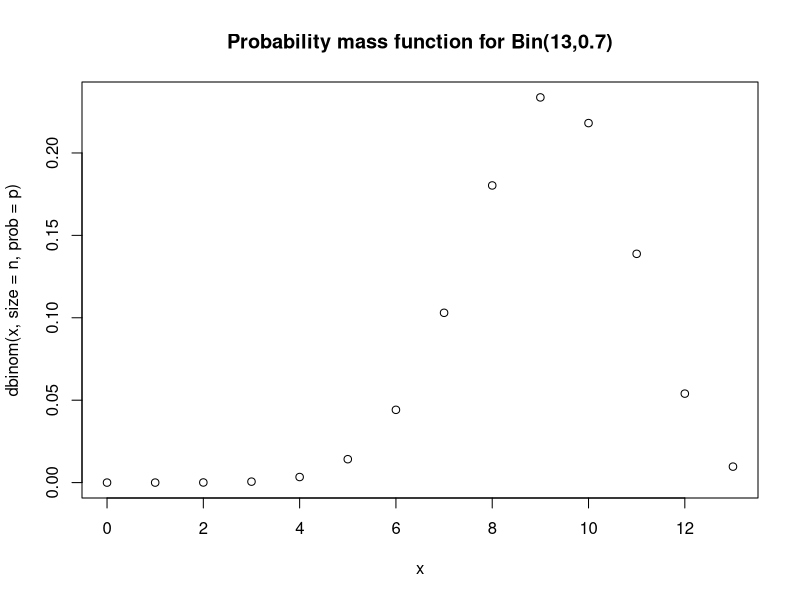
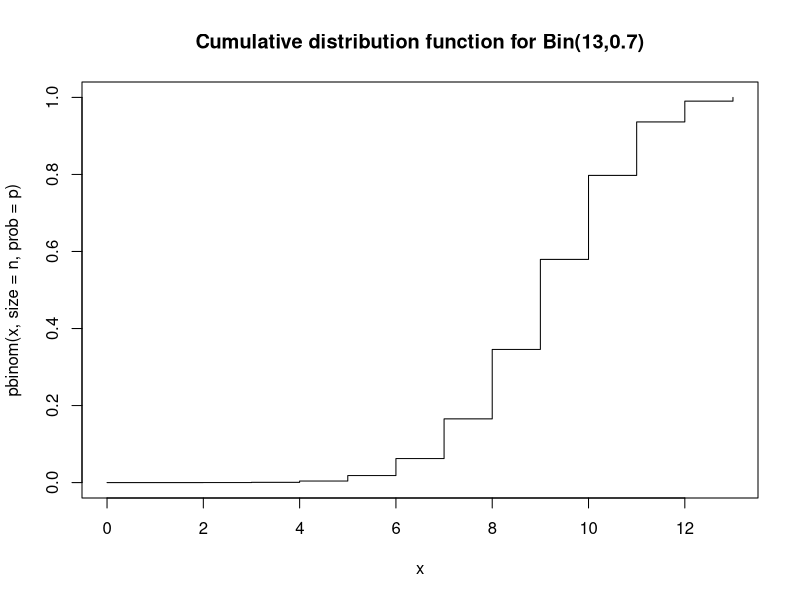
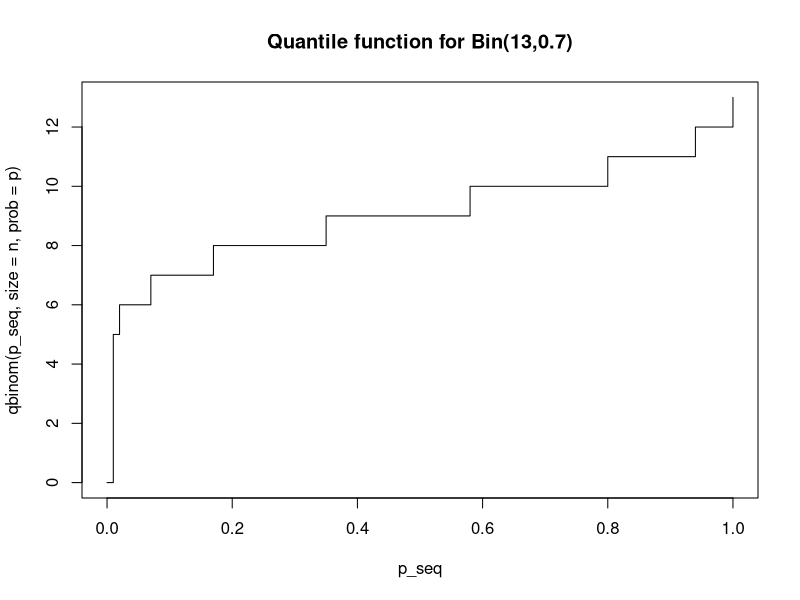
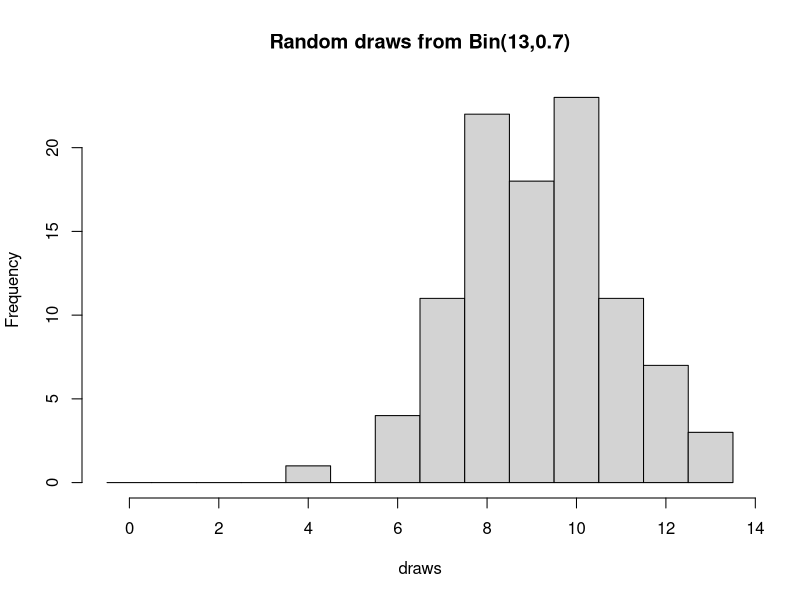
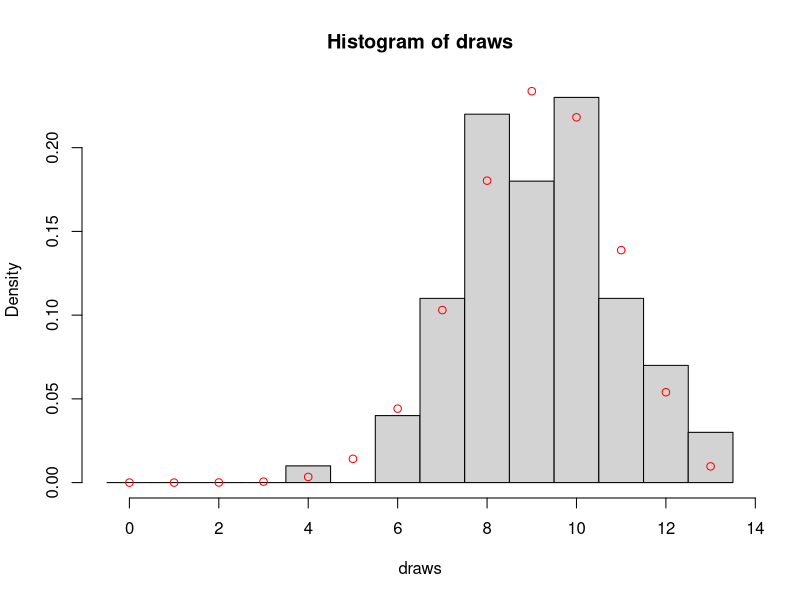
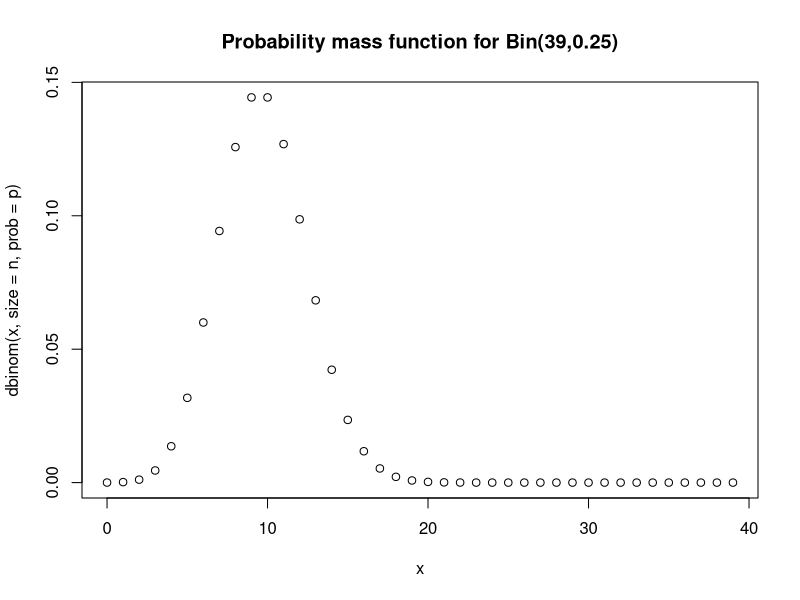
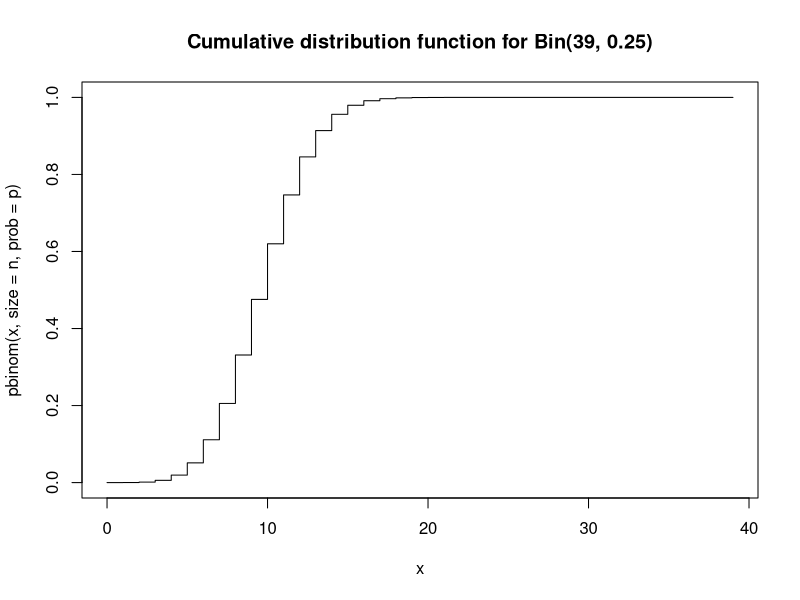
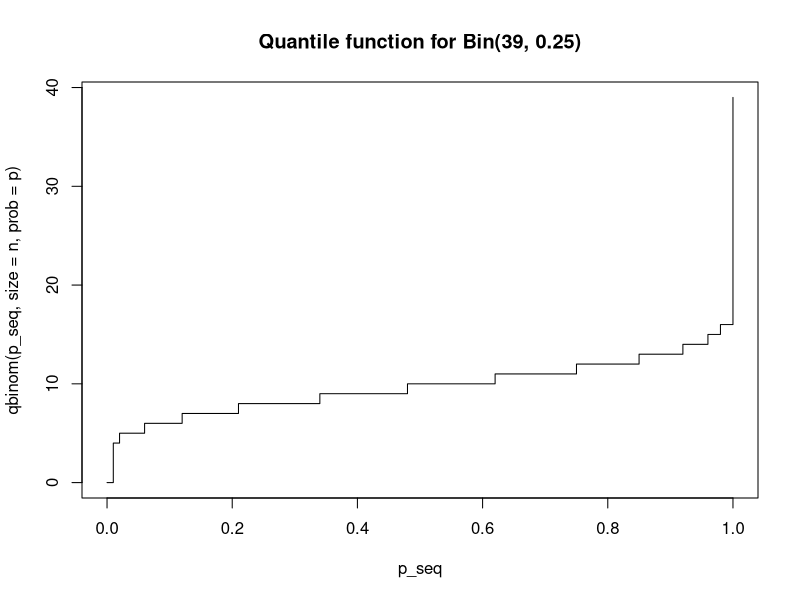

Write the R code that produced these figures, in order. (Note: this script raises an error after producing the figures.)
## ---- chunk 1
n <- 13
p <- 0.7
x <- 0:n

plot(x, dbinom(x, size = n, prob = p), main = "Probability mass function for Bin(13,0.7)")
## ---- chunk 2
plot(x, pbinom(x, size = n, prob = p), type="s", main = "Cumulative distribution function for Bin(13,0.7)")
## ---- chunk 3
p_seq <- seq(from = 0, to = 1, length = 101)
plot(p_seq, qbinom(p_seq, size = n, prob = p), type="s", main = "Quantile function for Bin(13,0.7)")
## ---- chunk 4
draws <- rbinom(100, size = n, prob = p) # draw 100
brks  <- (0:(n+1)) - 0.5
hist(draws, breaks = brks, main = "Random draws from Bin(13,0.7)") 
## ---- chunk 5
hist(draws, breaks = brks, probability = TRUE)
points(x, dbinom(x, size = n, prob = p), col="red")
## ---- chunk 6
n <- 39
p <- 0.25
x <- 0:n

plot(x, dbinom(x, size = n, prob = p),                     main = 'Probability mass function for Bin(39,0.25)')
plot(x, pbinom(x, size = n, prob = p),         type = 's', main = 'Cumulative distribution function for Bin(39, 0.25)')
plot(p_seq, qbinom(p_seq, size = n, prob = p), type = 's', main = 'Quantile function for Bin(39, 0.25)')

draws <- rbinom(999, size = n, prob = p)
brks  <- (0:(n+1)) - 0.5
hist(draws, breaks = brks, probability = TRUE, main = "Random draws from Bin(39,0.25)")
points(x, dbinom(x, size = n, prob = p), col="red")
## ---- chunk 7
rate <- 2
x <- 0:10 # with no upper limit we need to decide on an upper limit

plot(x, dpois(x, lambda = rate), main = "Probability mass function for Po(2)") 
## ---- chunk 8
plot(x, ppois(x, lambda = rate), type="s", main = "Cumulative distribution function for Po(2)")
## ---- chunk 9
plot(p_seq, qpois(p_seq, lambda = rate), type="s", ylim=c(0,10), main = "Quantile function for Po(2)") # Change the y limits for comparison purposes
## ---- chunk 10
draws <- rpois(100, lambda = rate)

hist(draws, breaks = (0:(max(draws)+1)) - 0.5, probability = TRUE, main = "Random draws from Po(s)")
points(x, dpois(x, lambda = rate), col="red")
## ---- chunk 11
rate <- 23
x <- 5:40 # with no upper limit we need to decide on an upper limit

plot(x, dpois(x, lambda = rate),                   main = 'Probability mass function for Po(23)')
plot(x, ppois(x, lambda = rate),         type="s", main = 'Cumulative distribution function for Po(23)')
plot(p_seq, qpois(p_seq, lambda = rate), type="s", main = 'Quantile function for Po(23)')

draws <- rpois(999, lambda = rate) 
hist(draws, breaks = (min(draws):(max(draws)+1)) - 0.5, probability = TRUE, main = "Random draws from Po(23)")
points(x, dpois(x, lambda = rate), col="red")
## ---- chunk 12
a <- 0
b <- 1

# The curve function expects you to give a function of `x` and then it 
# (internally) creates a sequence of values from `from` and to `to` and creates
# plots similar to what we had before, but using a line rather than points.
curve(dunif(x, min = a, max = b), from = -1, to = 2,
      xlab='y', ylab='f(y)', main='Probability density function for Unif(0,1)')
## ---- chunk 13
curve(punif(x, min = a, max = b), from = -1, to = 2,
      xlab='y', ylab='F(y)', main='Cumulative distribution function for Unif(0,1)')
## ---- chunk 14
curve(qunif(x, min = a, max = b), from = 0, to = 1,
      xlab='p', ylab='F^{-1}(p)', main='Quantile function for Unif(0,1)')
## ---- chunk 15
random_uniforms <- runif(100, min = a, max = b)
hist(random_uniforms, probability = TRUE, main = "Random draws from Unif(0,1)")
curve(dunif(x, min = a, max = b), add = TRUE, col="red")
## ---- chunk 16
a <- 13
b <- 65

opar = par(mfrow=c(2,2)) # Create a 2x2 grid of figures
curve(dunif(x, min = a, max = b), from = a-1, to = b+1,
      xlab='y', ylab='f(y)', main='Probability density function for Unif(13,65)')
curve(punif(x, min = a, max = b), from = a-1, to = b+1,
      xlab='y', ylab='f(y)', main='Cumulative distribution function for Unif(13,65)')
curve(qunif(x, min = a, max = b), from = 0, to = 1,
      xlab='y', ylab='f(y)', main='Quantile function for Unif(13,65)')
random_uniforms <- runif(999, min = a, max = b)
hist(random_uniforms, probability = TRUE, main = "Random draws from Unif(13,65)")
curve(dunif(x, min = a, max = b), add=TRUE, col="red")
par(opar)
## ---- chunk 17
mu    <- 0
sigma <- 1 # standard deviation

curve(dnorm(x, mean = mu, sd = sigma), # notice the 3rd argument is the sd
      from = -4, to = 4,
      main = "PDF for a standard normal")
## ---- chunk 18
curve(pnorm(x, mean = mu, sd = sigma), 
      from = -4, to = 4,
      main = "CDF for a standard normal",
      ylab = "F(x)")
## ---- chunk 19
curve(qnorm(x, mean = mu, sd = sigma),
      from = 0, to = 1, 
      main = "Quantile function for a standard normal")
## ---- chunk 20
draws <- rnorm(100, mean = mu, sd = sigma)
hist(draws, probability = TRUE)
curve(dnorm(x, mean = mu, sd = sigma), add = TRUE, col = "red")
## ---- chunk 21
mu    <- -4
sigma <- sqrt(3) # standard deviation!!!

opar = par(mfrow=c(2,2))
curve(dnorm(x, mean = mu, sd = sigma), 
      from = mu-4*sigma, to = mu+4*sigma,
      main = "PDF for a normal")

curve(pnorm(x, mean = mu, sd = sigma), 
      from = mu-4*sigma, to = mu+4*sigma,
      main = "CDF for a normal")

curve(qnorm(x, mean = mu, sd = sigma),
      from = 0, to = 1, 
      main = "Quantile function for a normal")

draws <- rnorm(999, mean = mu, sd = sigma)
hist(draws, probability = TRUE)
curve(dnorm(x, mean = mu, sd = sigma), add = TRUE, col = "red")
par(opar)
## ---- chunk 22
# Try any values for mu and sigma
mu    <- 0
sigma <- 1

pnorm(mu+1*sigma, mean = mu, sd = sigma) - pnorm(mu-1*sigma, mean = mu, sd = sigma)
pnorm(mu+2*sigma, mean = mu, sd = sigma) - pnorm(mu-2*sigma, mean = mu, sd = sigma)
pnorm(mu+3*sigma, mean = mu, sd = sigma) - pnorm(mu-3*sigma, mean = mu, sd = sigma)

## ---- chunk 23
n <- 70
p <- 0.015

dbinom(0, size = n, prob = p)
1-pbinom(2, size = n, prob = p)
## ---- chunk 24
knitr::knit("lab02.Rmd", tangle = TRUE)
